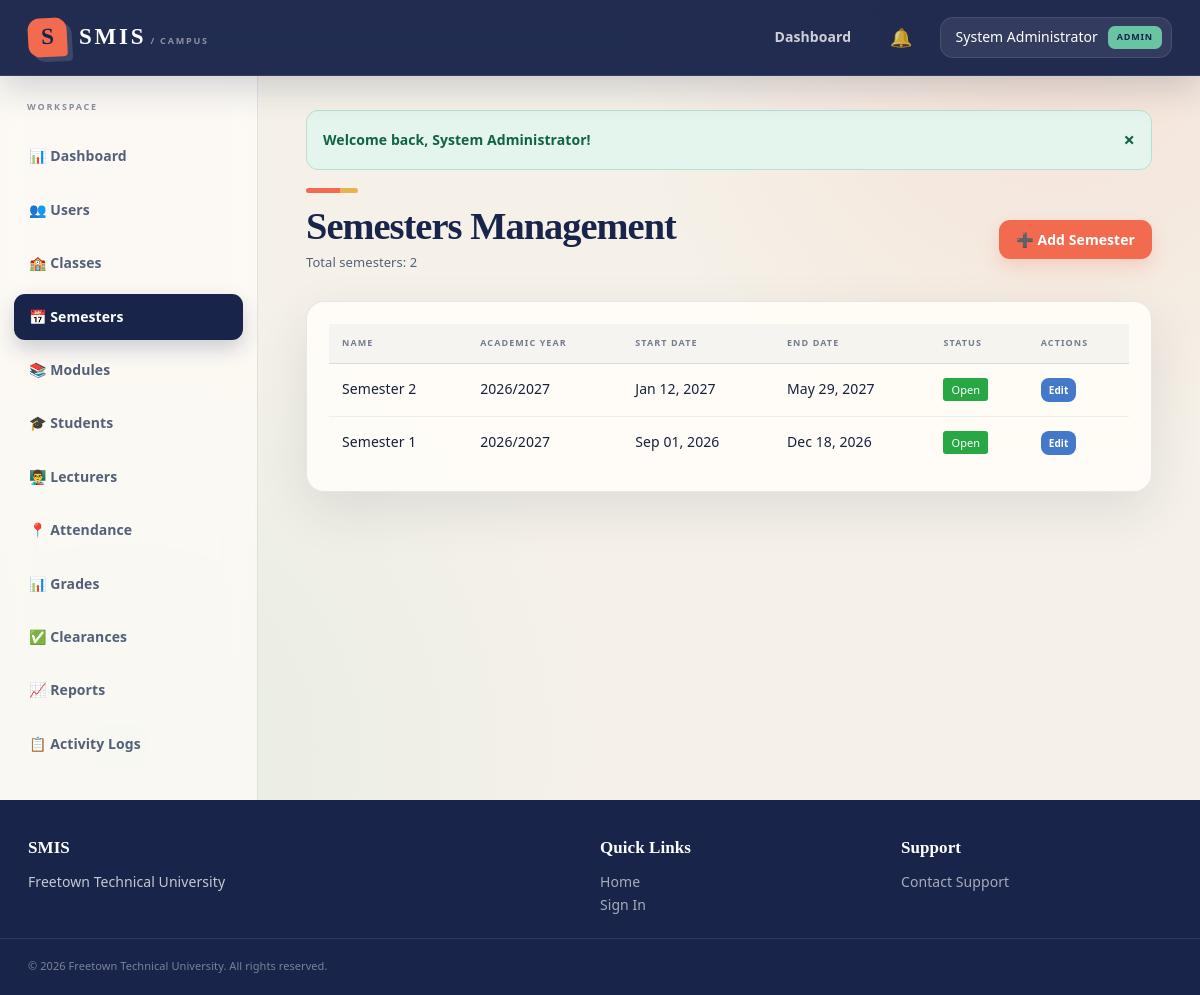
Screenshot of /admin/semesters.php (signed in) with the database file from the repository.
### tables this page shows
CREATE TABLE users (
  id INT UNSIGNED AUTO_INCREMENT PRIMARY KEY,
  name VARCHAR(120) NOT NULL,
  email VARCHAR(150) NOT NULL UNIQUE,
  password VARCHAR(255) NOT NULL,
  role ENUM('admin','student','lecturer','finance') NOT NULL,
  status ENUM('active','inactive') NOT NULL DEFAULT 'active',
  last_login_at DATETIME NULL,
  created_at DATETIME NOT NULL DEFAULT CURRENT_TIMESTAMP,
  updated_at DATETIME NULL ON UPDATE CURRENT_TIMESTAMP,
  INDEX idx_users_role (role),
  INDEX idx_users_status (status)
);

CREATE TABLE semesters (
  id INT UNSIGNED AUTO_INCREMENT PRIMARY KEY,
  name VARCHAR(80) NOT NULL,
  academic_year VARCHAR(20) NOT NULL,
  starts_on DATE NULL,
  ends_on DATE NULL,
  status ENUM('open','closed') NOT NULL DEFAULT 'open',
  UNIQUE KEY uq_semester_year (name, academic_year)
);

### config/database.php (called while the page is built)
<?php
return [
    'host' => 'localhost',
    'port' => '3306',
    'database' => 'smis_db',
    'username' => 'root',
    'password' => '',
    'charset' => 'utf8mb4',
];

### includes/database.php (called while the page is built, shortened)
<?php
function db(): PDO
{
    static $pdo = null;
    if ($pdo instanceof PDO) {
        return $pdo;
    }
    $config = require __DIR__ . '/../config/database.php';
    $dsn = sprintf(
        'mysql:host=%s;port=%s;dbname=%s;charset=%s',
        $config['host'],
        $config['port'],
        $config['database'],
        $config['charset']
    );
    $pdo = new PDO($dsn, $config['username'], $config['password'], [
        PDO::ATTR_ERRMODE => PDO::ERRMODE_EXCEPTION,
        PDO::ATTR_DEFAULT_FETCH_MODE => PDO::FETCH_ASSOC,
        PDO::ATTR_EMULATE_PREPARES => false,
    ]);
    return $pdo;
}
function db_statement(string $sql, array $params = []): PDOStatement
{
    $statement = db()->prepare($sql);
    $statement->execute($params);
    return $statement;
}
function db_all(string $sql, array $params = []): array
{
    return db_statement($sql, $params)->fetchAll();
}
function db_one(string $sql, array $params = []): ?array
{
    $row = db_statement($sql, $params)->fetch();
    return $row === false ? null : $row;
}
function db_value(string $sql, array $params = []): mixed
{
    $value = db_statement($sql, $params)->fetchColumn();
    return $value === false ? null : $value;
}

### includes/functions.php (called while the page is built, shortened)
<?php
function app_config(?string $key = null, mixed $default = null): mixed
{
    static $config = null;
    if ($config === null) {
        $config = require __DIR__ . '/../config/app.php';
    }
    $value = $config;
    foreach (explode('.', $key) as $part) {
        $value = $value[$part];
    }
    return $value;
}
function e(mixed $value): string
{
    return htmlspecialchars((string) $value, ENT_QUOTES, 'UTF-8');
}
function url(string $path = ''): string
{
    $base = rtrim((string) app_config('base_url', ''), '/');
    $path = ltrim($path, '/');
    return $path === '' ? ($base === '' ? '/' : $base) : $base . '/' . $path;
}
function query(string $key, mixed $default = ''): mixed
{
    return $_GET[$key] ?? $default;
}
function flashes(): array
{
    $messages = $_SESSION['flash'] ?? [];
    return $messages;
}
function format_date(?string $date): string
{
    return date('M d, Y', strtotime($date));
}
function formatDate(?string $date): string
{
    return format_date($date);
}

### includes/auth.php (called while the page is built, shortened)
<?php
function current_user(): ?array
{
    static $user = null;
    if ($user === null) {
        $user = db_one('SELECT id, name, email, role, status, last_login_at FROM users WHERE id = :id', [
            'id' => $_SESSION['user_id'],
        ]);
    }
    return $user;
}
function role_home(string $role): string
{
    return match ($role) {
        'admin' => 'admin/dashboard.php',
        'lecturer' => 'lecturer/dashboard.php',
        'finance' => 'finance/dashboard.php',
        'student' => 'student/dashboard.php',
        default => 'login.php',
    };
}

### includes/middleware.php (called while the page is built, shortened)
<?php
function require_login(): void
{
    if (!current_user()) {
        set_flash('error', 'Please sign in to continue.');
        redirect('login.php');
    }
}
function require_role(string|array $roles): void
{
    require_login();
}

### includes/pagination.php (called while the page is built, shortened)
<?php
function pagination_meta(int $total, int $page, int $perPage): array
{
    $pages = max(1, (int) ceil($total / $perPage));
    $page = min(max(1, $page), $pages);
    return [
        'total' => $total,
        'page' => $page,
        'pages' => $pages,
        'per_page' => $perPage,
        'offset' => ($page - 1) * $perPage,
    ];
}

### admin/semesters.php (the view, shortened to what this page needs)
<?php
require_role('admin');
$total = (int) db_value('SELECT COUNT(*) FROM semesters');
$page = max(1, (int) query('page', 1));
$per_page = 10;
$meta = pagination_meta($total, $page, $per_page);
$semesters = db_all('
    SELECT id, name, academic_year, starts_on, ends_on, status
    FROM semesters
    ORDER BY starts_on DESC, id DESC
    LIMIT :limit OFFSET :offset
', ['limit' => $per_page, 'offset' => $meta['offset']]);
?>
<?php include __DIR__ . '/../includes/header.php'; ?>
<div class="page-header">
    <div style="display: flex; justify-content: space-between; align-items: center;">
        <div>
            <h1>Semesters Management</h1>
            <p>Total semesters: <?= $total ?></p>
        </div>
        <a href="<?= url('admin/semesters.php?action=create') ?>" class="btn btn-primary">➕ Add Semester</a>
    </div>
</div>
<?php if (!empty($semesters)): ?>
    <div class="card">
        <div class="card-body">
            <table class="table">
                <thead>
                    <tr>
                        <th>Name</th>
                        <th>Academic Year</th>
                        <th>Start Date</th>
                        <th>End Date</th>
                        <th>Status</th>
                        <th>Actions</th>
                    </tr>
                </thead>
                <tbody>
                    <?php foreach ($semesters as $sem): ?>
                        <tr>
                            <td><?= e($sem['name']) ?></td>
                            <td><?= e($sem['academic_year']) ?></td>
                            <td><?= $sem['starts_on'] ? formatDate($sem['starts_on']) : '-' ?></td>
                            <td><?= $sem['ends_on'] ? formatDate($sem['ends_on']) : '-' ?></td>
                            <td>
                                <span style="display: inline-block; background-color: <?= $sem['status'] === 'open' ? '#28a745' : '#6c757d' ?>; color: white; padding: 3px 8px; border-radius: 3px; font-size: 11px;">
                                    <?= ucfirst($sem['status']) ?>
                                </span>
                            </td>
                            <td>
                                <a href="<?= url('admin/semesters.php?action=edit&id=' . $sem['id']) ?>" class="action-btn action-edit">Edit</a>
                            </td>
                        </tr>
                    <?php endforeach; ?>
                </tbody>
            </table>
        </div>
    </div>
<?php endif; ?>
<?php include __DIR__ . '/../includes/footer.php'; ?>

### includes/header.php (shortened to what this page needs)
<?php
$user = current_user();
?>
<!DOCTYPE html>
<html lang="en">
<head>
    <link rel="stylesheet" href="<?= url('assets/css/style.css') ?>">
</head>
<body>
    <nav class="navbar">
        <div class="navbar-container">
            <div class="navbar-brand">
                <a href="<?= url('/') ?>" class="brand-link">
                    <span class="brand-text"><?= e(app_config('short_name')) ?></span>
                </a>
            </div>
            <div class="navbar-menu">
                <div class="navbar-menu-items">
                    <?php if ($user): ?>
                        <a href="<?= url(role_home($user['role'])) ?>" class="nav-link">Dashboard</a>
                        <div class="nav-notifications">
                            <a href="<?= url('notifications.php') ?>" class="nav-link notification-link">
                                <span class="notification-icon">🔔</span>
                            </a>
                        </div>
                        <div class="nav-user">
                            <div class="user-menu">
                                <button class="user-menu-toggle">
                                    <span><?= e($user['name']) ?></span>
                                    <span class="role-badge"><?= e($user['role']) ?></span>
                                </button>
                            </div>
                        </div>
                    <?php else: ?>
                        <a href="<?= url('login.php') ?>" class="btn btn-sm btn-primary">Sign In</a>
                    <?php endif; ?>
                </div>
            </div>
        </div>
    </nav>
    <div class="page-wrapper">
        <?php if ($user): ?>
            <aside class="sidebar">
                <nav class="sidebar-nav">
                    <?php
                    $nav_items = [];
                    if ($user['role'] === 'admin') {
                        $nav_items = [
                            ['url' => 'admin/dashboard.php', 'label' => '📊 Dashboard'],
                            ['url' => 'admin/users.php', 'label' => '👥 Users'],
                            ['url' => 'admin/classes.php', 'label' => '🏫 Classes'],
                            ['url' => 'admin/semesters.php', 'label' => '📅 Semesters'],
                            ['url' => 'admin/modules.php', 'label' => '📚 Modules'],
                            ['url' => 'admin/students.php', 'label' => '🎓 Students'],
                            ['url' => 'admin/lecturers.php', 'label' => '👨‍🏫 Lecturers'],
                            ['url' => 'admin/attendance.php', 'label' => '📍 Attendance'],
                            ['url' => 'admin/grades.php', 'label' => '📊 Grades'],
                            ['url' => 'admin/clearances.php', 'label' => '✅ Clearances'],
                            ['url' => 'admin/reports.php', 'label' => '📈 Reports'],
                            ['url' => 'admin/logs.php', 'label' => '📋 Activity Logs'],
                        ];
                    }
                    ?>
                    <?php foreach ($nav_items as $item): ?>
                        <a href="<?= url($item['url']) ?>" class="nav-item <?= strpos($_SERVER['REQUEST_URI'] ?? '', $item['url']) !== false ? 'active' : '' ?>">
                            <?= $item['label'] ?>
                        </a>
                    <?php endforeach; ?>
                </nav>
            </aside>
        <?php endif; ?>
        <main class="main-content">
            <?php
            $flashes = flashes();
            foreach ($flashes as $flash):
            ?>
                <div class="alert alert-<?= e($flash['type']) ?>" role="alert">
                    <?= e($flash['message']) ?>
                    <button type="button" class="alert-close" data-dismiss="alert">×</button>
                </div>
            <?php endforeach; ?>

### admin/semesters.php (style rules this page uses)
.page-header { margin-bottom: 20px; }
.action-btn { padding: 4px 8px; border-radius: 3px; text-decoration: none; }
.action-edit { background-color: #17a2b8; color: white; }

### rows the page displays
users: name "System Administrator", role "ADMIN"
semesters: name "Semester 2", academic_year "2026/2027", starts_on "Jan 12, 2027", ends_on "May 29, 2027", status "Open"
semesters: name "Semester 1", academic_year "2026/2027", starts_on "Sep 01, 2026", ends_on "Dec 18, 2026", status "Open"

### other values shown
app_config('short_name') "SMIS"
$item['label'] "📊 Dashboard"
$item['label'] "👥 Users"
$item['label'] "🏫 Classes"
$item['label'] "📅 Semesters"
$item['label'] "📚 Modules"
$item['label'] "🎓 Students"
$item['label'] "👨‍🏫 Lecturers"
$item['label'] "📍 Attendance"
$item['label'] "📊 Grades"
$item['label'] "✅ Clearances"
$item['label'] "📈 Reports"
$item['label'] "📋 Activity Logs"
$flash['message'] "Welcome back, System Administrator!"
$total "2"
